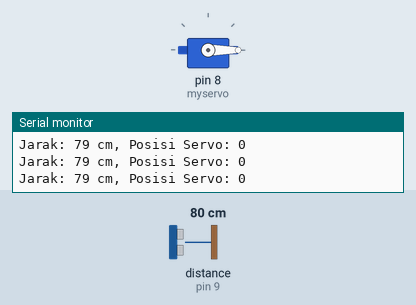
Simulated run of this sketch. Board: Arduino Uno, built with avr-gcc and run on an emulated ATmega328P. Shown: servo, the last lines printed to the serial monitor. Wiring (inferred from the names in the program): ultrasonic range finder: trigger pin 10; echo pin 9. The test bench sets the inputs (shaded band); at power-on: distance to the obstacle (sensor on pin 9) 80 cm. The echo pulse lasts 58.3 µs per cm.

Above: at 1.3 s.
1.4 s: distance to the obstacle (sensor on pin 9) set to 13 cm
2.9 s: distance to the obstacle (sensor on pin 9) set to 10 cm
At 4.2 s:
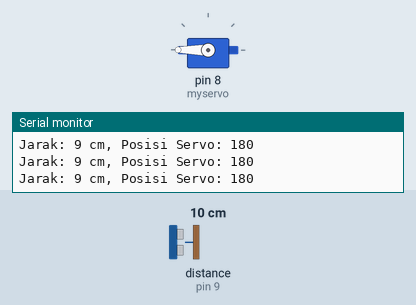
4.5 s: distance to the obstacle (sensor on pin 9) set to 18 cm
At 5.7 s:
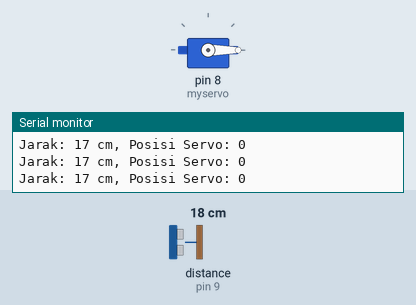
6.0 s: distance to the obstacle (sensor on pin 9) set to 2 cm
At 7.0 s:
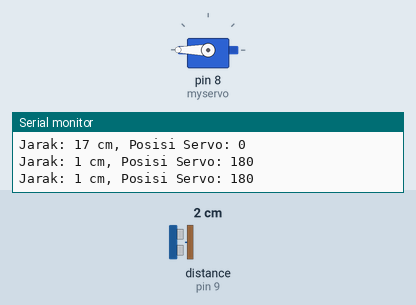
Timing chart, 0 to 8.5 s (numbered marks = the images above; inputs shaded):
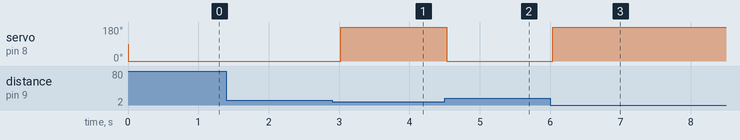

The sketch:

servosonic.ino
```cpp
#include <Servo.h>

Servo myservo;

const int trigPin = 10;
const int echoPin = 9;
//modifikasi atau copas kontak ZUNUZZZ

void setup() {
  myservo.attach(8);
  Serial.begin(9600);
  pinMode(trigPin, OUTPUT);
  pinMode(echoPin, INPUT);
}

void loop() {

  long duration, distance;
  digitalWrite(trigPin, LOW);
  delayMicroseconds(2);
  digitalWrite(trigPin, HIGH);
  delayMicroseconds(10);
  digitalWrite(trigPin, LOW);
  duration = pulseIn(echoPin, HIGH);
  distance = (duration / 2) / 29.1;
//modifikasi atau copas kontak ZUNUZZZ

  int servoPosition;

  if (distance <= 10) {

    servoPosition = 180;
  } else if (distance > 20) {

    servoPosition = 0;
  } else {

  }


  myservo.write(servoPosition);

//modifikasi atau copas kontak ZUNUZZZ
  Serial.print("Jarak: ");
  Serial.print(distance);
  Serial.print(" cm, Posisi Servo: ");
  Serial.println(servoPosition);

  delay(500);
}
```

Measured:
- the behaviour switches between 12 and 11 cm on distance to the obstacle (sensor on pin 9) (found by bisection; images 0 and 1)
- after the input at 2.9 s, servo on pin 8 (myservo): 0° → 180° after 0.12 s
- after the input at 4.5 s, servo on pin 8 (myservo): 180° → 0° at once
- after the input at 6.0 s, servo on pin 8 (myservo): 0° → 180° at once
